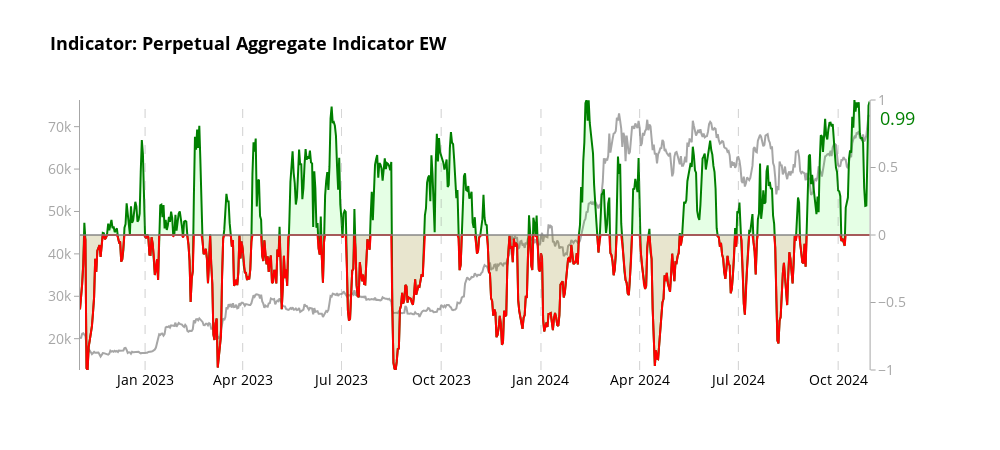
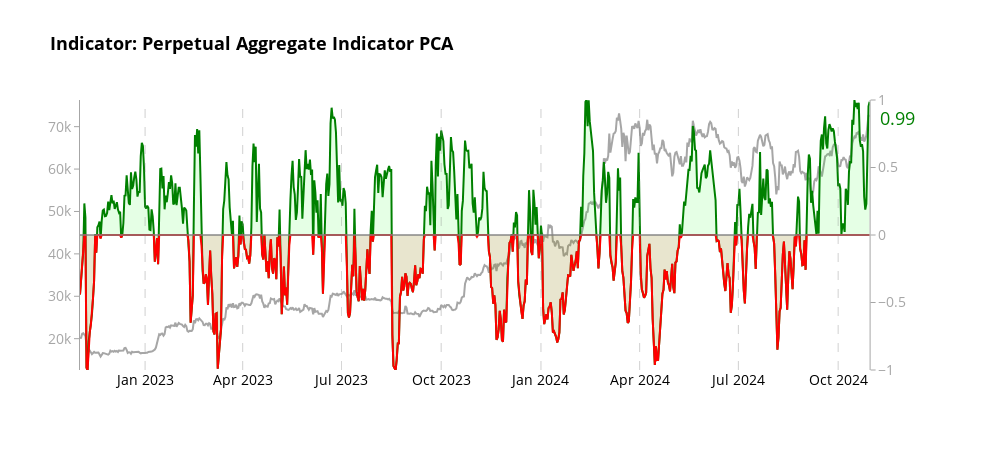

Notebook source saved alongside these figures, in order:
### Code cell
# Create charts for each aggregator
aggregators = [('aggregate_indicator_equalweight', "Indicator: Perpetual Aggregate Indicator EW"),
    ('aggregate_indicator_PCA', "Indicator: Perpetual Aggregate Indicator PCA")
    ]

for aggregator, title in aggregators:
    fig = create_aggregator_chart(merged_df, aggregator, title)
    
    # Show the plot
    fig.show()
    
    # Optionally, save the plot as an HTML file
    pio.write_html(fig, file=f'bitcoin_analysis_perp_{aggregator}_two_year.html')

print("All charts have been displayed and saved as separate HTML files.")

### Figure 1 — Plotly figure (JSON) as saved in the notebook; plotly's stock layout.template omitted (floating-point values rounded to 4 significant figures; data arrays with more than 128 entries replaced by an {"elided": "..."} marker saying what was removed)
{"data": [{"line": {"color": "rgba(128, 128, 128, 0.7)", "width": 2}, "mode": "lines", "name": "Price USD", "x": {"elided": "729 str values"}, "y": {"elided": "729 float values"}, "type": "scatter", "xaxis": "x", "yaxis": "y"}, {"fill": "tozeroy", "fillcolor": "rgba(0,255,0,0.1)", "line": {"color": "green", "width": 2}, "mode": "lines", "name": "aggregate_indicator_equalweight", "x": {"elided": "729 str values"}, "y": {"elided": "729 float values"}, "type": "scatter", "xaxis": "x", "yaxis": "y2"}, {"fill": "tozeroy", "fillcolor": "rgba(255,0,0,0.1)", "line": {"color": "red", "width": 2}, "mode": "lines", "name": "aggregate_indicator_equalweight (Negative)", "x": {"elided": "729 str values"}, "y": {"elided": "729 float values"}, "type": "scatter", "xaxis": "x", "yaxis": "y2"}, {"hoverinfo": "skip", "line": {"color": "rgba(128, 128, 128, 0.7)", "width": 2}, "showlegend": false, "x": {"elided": "729 str values"}, "y": {"elided": "729 int values"}, "type": "scatter", "xaxis": "x", "yaxis": "y2"}], "layout": {"xaxis": {"anchor": "y", "domain": [0.0, 0.94], "tickfont": {"color": "black", "size": 14}, "title": {"text": ""}, "showgrid": false, "zeroline": false}, "yaxis": {"anchor": "x", "domain": [0.0, 1.0], "tickfont": {"color": "rgba(128, 128, 128, 0.7)", "size": 14}, "title": {"font": {"size": 18}, "text": ""}, "showgrid": false, "zeroline": false, "showline": true, "linecolor": "rgba(128, 128, 128, 0.7)", "ticks": "outside", "tickcolor": "rgba(128, 128, 128, 0.7)"}, "yaxis2": {"anchor": "x", "overlaying": "y", "side": "right", "tickfont": {"color": "rgba(128, 128, 128, 0.7)", "size": 14}, "title": {"font": {"size": 18}, "text": ""}, "showgrid": false, "range": [-1, 1], "zeroline": false, "showline": true, "linecolor": "rgba(128, 128, 128, 0.7)", "ticks": "outside", "tickcolor": "rgba(128, 128, 128, 0.7)"}, "shapes": [{"line": {"color": "rgba(128, 128, 128, 0.7)", "dash": "dash", "width": 0.75}, "opacity": 0.7, "type": "line", "x0": "2023-01-01T00:00:00", "x1": "2023-01-01T00:00:00", "xref": "x", "y0": 0, "y1": 1, "yref": "y domain"}, {"line": {"color": "rgba(128, 128, 128, 0.7)", "dash": "dash", "width": 0.75}, "opacity": 0.7, "type": "line", "x0": "2024-01-01T00:00:00", "x1": "2024-01-01T00:00:00", "xref": "x", "y0": 0, "y1": 1, "yref": "y domain"}, {"line": {"color": "rgba(128, 128, 128, 0.7)", "dash": "dash", "width": 0.75}, "opacity": 0.7, "type": "line", "x0": "2023-04-01T00:00:00", "x1": "2023-04-01T00:00:00", "xref": "x", "y0": 0, "y1": 1, "yref": "y domain"}, {"line": {"color": "rgba(128, 128, 128, 0.7)", "dash": "dash", "width": 0.75}, "opacity": 0.7, "type": "line", "x0": "2024-04-01T00:00:00", "x1": "2024-04-01T00:00:00", "xref": "x", "y0": 0, "y1": 1, "yref": "y domain"}, {"line": {"color": "rgba(128, 128, 128, 0.7)", "dash": "dash", "width": 0.75}, "opacity": 0.7, "type": "line", "x0": "2023-07-01T00:00:00", "x1": "2023-07-01T00:00:00", "xref": "x", "y0": 0, "y1": 1, "yref": "y domain"}, {"line": {"color": "rgba(128, 128, 128, 0.7)", "dash": "dash", "width": 0.75}, "opacity": 0.7, "type": "line", "x0": "2024-07-01T00:00:00", "x1": "2024-07-01T00:00:00", "xref": "x", "y0": 0, "y1": 1, "yref": "y domain"}, {"line": {"color": "rgba(128, 128, 128, 0.7)", "dash": "dash", "width": 0.75}, "opacity": 0.7, "type": "line", "x0": "2023-10-01T00:00:00", "x1": "2023-10-01T00:00:00", "xref": "x", "y0": 0, "y1": 1, "yref": "y domain"}, {"line": {"color": "rgba(128, 128, 128, 0.7)", "dash": "dash", "width": 0.75}, "opacity": 0.7, "type": "line", "x0": "2024-10-01T00:00:00", "x1": "2024-10-01T00:00:00", "xref": "x", "y0": 0, "y1": 1, "yref": "y domain"}], "annotations": [{"align": "left", "font": {"color": "green", "size": 18}, "showarrow": false, "text": "0.99", "x": 0.95, "xanchor": "left", "xref": "paper", "y": 0.8701, "yanchor": "middle", "yref": "y2"}], "title": {"font": {"color": "black", "size": 18, "weight": "bold"}, "text": "Indicator: Perpetual Aggregate Indicator EW"}, "font": {"color": "black", "size": 14}, "showlegend": false, "hovermode": "x unified", "plot_bgcolor": "white", "paper_bgcolor": "white", "width": 1000, "height": 450}}

### Figure 2 — Plotly figure (JSON) as saved in the notebook; plotly's stock layout.template omitted (floating-point values rounded to 4 significant figures; data arrays with more than 128 entries replaced by an {"elided": "..."} marker saying what was removed)
{"data": [{"line": {"color": "rgba(128, 128, 128, 0.7)", "width": 2}, "mode": "lines", "name": "Price USD", "x": {"elided": "729 str values"}, "y": {"elided": "729 float values"}, "type": "scatter", "xaxis": "x", "yaxis": "y"}, {"fill": "tozeroy", "fillcolor": "rgba(0,255,0,0.1)", "line": {"color": "green", "width": 2}, "mode": "lines", "name": "aggregate_indicator_PCA", "x": {"elided": "729 str values"}, "y": {"elided": "729 float values"}, "type": "scatter", "xaxis": "x", "yaxis": "y2"}, {"fill": "tozeroy", "fillcolor": "rgba(255,0,0,0.1)", "line": {"color": "red", "width": 2}, "mode": "lines", "name": "aggregate_indicator_PCA (Negative)", "x": {"elided": "729 str values"}, "y": {"elided": "729 float values"}, "type": "scatter", "xaxis": "x", "yaxis": "y2"}, {"hoverinfo": "skip", "line": {"color": "rgba(128, 128, 128, 0.7)", "width": 2}, "showlegend": false, "x": {"elided": "729 str values"}, "y": {"elided": "729 int values"}, "type": "scatter", "xaxis": "x", "yaxis": "y2"}], "layout": {"xaxis": {"anchor": "y", "domain": [0.0, 0.94], "tickfont": {"color": "black", "size": 14}, "title": {"text": ""}, "showgrid": false, "zeroline": false}, "yaxis": {"anchor": "x", "domain": [0.0, 1.0], "tickfont": {"color": "rgba(128, 128, 128, 0.7)", "size": 14}, "title": {"font": {"size": 18}, "text": ""}, "showgrid": false, "zeroline": false, "showline": true, "linecolor": "rgba(128, 128, 128, 0.7)", "ticks": "outside", "tickcolor": "rgba(128, 128, 128, 0.7)"}, "yaxis2": {"anchor": "x", "overlaying": "y", "side": "right", "tickfont": {"color": "rgba(128, 128, 128, 0.7)", "size": 14}, "title": {"font": {"size": 18}, "text": ""}, "showgrid": false, "range": [-1, 1], "zeroline": false, "showline": true, "linecolor": "rgba(128, 128, 128, 0.7)", "ticks": "outside", "tickcolor": "rgba(128, 128, 128, 0.7)"}, "shapes": [{"line": {"color": "rgba(128, 128, 128, 0.7)", "dash": "dash", "width": 0.75}, "opacity": 0.7, "type": "line", "x0": "2023-01-01T00:00:00", "x1": "2023-01-01T00:00:00", "xref": "x", "y0": 0, "y1": 1, "yref": "y domain"}, {"line": {"color": "rgba(128, 128, 128, 0.7)", "dash": "dash", "width": 0.75}, "opacity": 0.7, "type": "line", "x0": "2024-01-01T00:00:00", "x1": "2024-01-01T00:00:00", "xref": "x", "y0": 0, "y1": 1, "yref": "y domain"}, {"line": {"color": "rgba(128, 128, 128, 0.7)", "dash": "dash", "width": 0.75}, "opacity": 0.7, "type": "line", "x0": "2023-04-01T00:00:00", "x1": "2023-04-01T00:00:00", "xref": "x", "y0": 0, "y1": 1, "yref": "y domain"}, {"line": {"color": "rgba(128, 128, 128, 0.7)", "dash": "dash", "width": 0.75}, "opacity": 0.7, "type": "line", "x0": "2024-04-01T00:00:00", "x1": "2024-04-01T00:00:00", "xref": "x", "y0": 0, "y1": 1, "yref": "y domain"}, {"line": {"color": "rgba(128, 128, 128, 0.7)", "dash": "dash", "width": 0.75}, "opacity": 0.7, "type": "line", "x0": "2023-07-01T00:00:00", "x1": "2023-07-01T00:00:00", "xref": "x", "y0": 0, "y1": 1, "yref": "y domain"}, {"line": {"color": "rgba(128, 128, 128, 0.7)", "dash": "dash", "width": 0.75}, "opacity": 0.7, "type": "line", "x0": "2024-07-01T00:00:00", "x1": "2024-07-01T00:00:00", "xref": "x", "y0": 0, "y1": 1, "yref": "y domain"}, {"line": {"color": "rgba(128, 128, 128, 0.7)", "dash": "dash", "width": 0.75}, "opacity": 0.7, "type": "line", "x0": "2023-10-01T00:00:00", "x1": "2023-10-01T00:00:00", "xref": "x", "y0": 0, "y1": 1, "yref": "y domain"}, {"line": {"color": "rgba(128, 128, 128, 0.7)", "dash": "dash", "width": 0.75}, "opacity": 0.7, "type": "line", "x0": "2024-10-01T00:00:00", "x1": "2024-10-01T00:00:00", "xref": "x", "y0": 0, "y1": 1, "yref": "y domain"}], "annotations": [{"align": "left", "font": {"color": "green", "size": 18}, "showarrow": false, "text": "0.99", "x": 0.95, "xanchor": "left", "xref": "paper", "y": 0.8681, "yanchor": "middle", "yref": "y2"}], "title": {"font": {"color": "black", "size": 18, "weight": "bold"}, "text": "Indicator: Perpetual Aggregate Indicator PCA"}, "font": {"color": "black", "size": 14}, "showlegend": false, "hovermode": "x unified", "plot_bgcolor": "white", "paper_bgcolor": "white", "width": 1000, "height": 450}}
